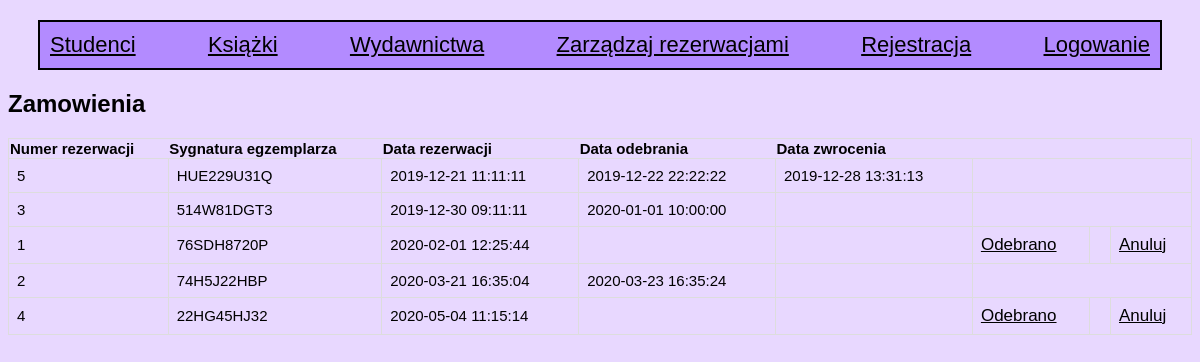
Screenshot of /zarzadzaj.php with the database file from the repository.
### tables this page shows
CREATE TABLE rezerwacja (
id_rezerwacji INT(10) NOT NULL AUTO_INCREMENT,
student_id INT(10) NOT NULL,
egz_id INT(10) NOT NULL,
data_rezerwacji TIMESTAMP NOT NULL DEFAULT CURRENT_TIMESTAMP,
data_odebrania TIMESTAMP NULL DEFAULT NULL ON UPDATE CURRENT_TIMESTAMP,
data_zwrocenia TIMESTAMP NULL DEFAULT NULL ON UPDATE CURRENT_TIMESTAMP,
PRIMARY KEY (id_rezerwacji),
CONSTRAINT student FOREIGN KEY (student_id) REFERENCES studenci(id_student) ON UPDATE CASCADE,
CONSTRAINT ksiazka FOREIGN KEY (egz_id) REFERENCES egzemplarz(id_egz) ON UPDATE CASCADE
);

CREATE TABLE egzemplarz (
id_egz INT(10) NOT NULL AUTO_INCREMENT,
dzielo_id INT(10) NOT NULL,
wyd_id INT(10) NOT NULL,
rok_wydania INT(10) DEFAULT NULL,
sygnatura VARCHAR(20) NOT NULL UNIQUE,
CONSTRAINT dzielo FOREIGN KEY (dzielo_id) REFERENCES dzielo(id_dzielo) ON UPDATE CASCADE,
CONSTRAINT wydawnictwo FOREIGN KEY (wyd_id) REFERENCES wydawnictwo(id_wyd) ON UPDATE CASCADE,
PRIMARY KEY (id_egz),
CONSTRAINT unEgz UNIQUE (dzielo_id, wyd_id)
 );

### zarzadzaj.php (the view, shortened to what this page needs)
<?php
include 'widok.php';
require_once "dodatkowe.php";
$q = "SELECT id_egz,sygnatura,rezerwacja.* FROM rezerwacja JOIN egzemplarz on id_egz=egz_id ORDER BY data_rezerwacji";
$result = mysqli_query($link, $q) or die($link->error);
?>
<h2>Zamowienia</h2>
<div>
	<table>
		<thead>
			<tr>
				<th>Numer rezerwacji</th>
				<th>Sygnatura egzemplarza</th>
				<th>Data rezerwacji</th>
				<th>Data odebrania</th>
				<th>Data zwrocenia</th>
			</tr>
		</thead>
		<?php
			while ($row = $result->fetch_assoc()): ?>
		<tr><?php if ($row['data_odebrania']=='') :?>
			<td><?php echo $row['id_rezerwacji']; ?></td>
			<td><?php echo $row['sygnatura']; ?></td>
			<td><?php echo $row['data_rezerwacji']; ?></td>
			<td></td>
			<td><?php echo $row['data_zwrocenia']; ?></td>
			<td><?php echo "<a class=\"tytul\" href=\"odebrano_rezerwacje.php?id_rezerwacji={$row['id_rezerwacji']}\">Odebrano</a>" ?>
			<td></td><td><?php echo "<a class=\"tytul\" href=\"anuluj_rezerwacje.php?id_rezerwacji={$row['id_rezerwacji']}\">Anuluj</a>" ?></td>
			<?php else: ?>
			<td><?php echo $row['id_rezerwacji']; ?></td>
			<td><?php echo $row['sygnatura']; ?></td>
			<td><?php echo $row['data_rezerwacji']; ?></td>
			<td><?php echo $row['data_odebrania']; ?></td>
			<td><?php echo $row['data_zwrocenia']; ?></td><?php endif; ?>
		</tr>
		<?php endwhile; ?>
	</table>
</div>

### style.css (style rules this page uses)
body { background-color: #e8d8ff; font-family: arial, sans-serif; }
table { font-family: arial, sans-serif; border-collapse: collapse; width: 100%; justify-content: space-between; }
thead,tr, td { border: 1px solid #dddddd; text-align: left; padding: 8px; font-size: 15px; }
a { color: black; font-size: 17px; }

### rows the page displays
rezerwacja: id_rezerwacji "5", egz.sygnatura "HUE229U31Q", data_rezerwacji "2019-12-21 11:11:11", data_odebrania "2019-12-22 22:22:22", data_zwrocenia "2019-12-28 13:31:13"
rezerwacja: id_rezerwacji "3", egz.sygnatura "514W81DGT3", data_rezerwacji "2019-12-30 09:11:11", data_odebrania "2020-01-01 10:00:00"
rezerwacja: id_rezerwacji "1", egz.sygnatura "76SDH8720P", data_rezerwacji "2020-02-01 12:25:44"
rezerwacja: id_rezerwacji "2", egz.sygnatura "74H5J22HBP", data_rezerwacji "2020-03-21 16:35:04", data_odebrania "2020-03-23 16:35:24"
rezerwacja: id_rezerwacji "4", egz.sygnatura "22HG45HJ32", data_rezerwacji "2020-05-04 11:15:14"
